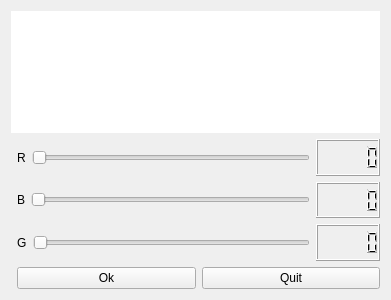
<?xml version="1.0" encoding="UTF-8"?>
<ui version="4.0">
 <class>myForm</class>
 <widget class="QWidget" name="myForm">
  <property name="geometry">
   <rect>
    <x>0</x>
    <y>0</y>
    <width>391</width>
    <height>300</height>
   </rect>
  </property>
  <property name="windowTitle">
   <string>Form</string>
  </property>
  <layout class="QGridLayout" name="gridLayout">
   <item row="0" column="0" colspan="2">
    <widget class="MyLabel" name="label">
     <property name="palette">
      <palette>
       <active>
        <colorrole role="WindowText">
         <brush brushstyle="SolidPattern">
          <color alpha="255">
           <red>0</red>
           <green>0</green>
           <blue>0</blue>
          </color>
         </brush>
        </colorrole>
        <colorrole role="Button">
         <brush brushstyle="SolidPattern">
          <color alpha="255">
           <red>255</red>
           <green>255</green>
           <blue>255</blue>
          </color>
         </brush>
        </colorrole>
        <colorrole role="Light">
         <brush brushstyle="SolidPattern">
          <color alpha="255">
           <red>255</red>
           <green>255</green>
           <blue>255</blue>
          </color>
         </brush>
        </colorrole>
        <colorrole role="Midlight">
         <brush brushstyle="SolidPattern">
          <color alpha="255">
           <red>255</red>
           <green>255</green>
           <blue>255</blue>
          </color>
         </brush>
        </colorrole>
        <colorrole role="Dark">
         <brush brushstyle="SolidPattern">
          <color alpha="255">
           <red>127</red>
           <green>127</green>
           <blue>127</blue>
          </color>
         </brush>
        </colorrole>
        <colorrole role="Mid">
         <brush brushstyle="SolidPattern">
          <color alpha="255">
           <red>170</red>
           <green>170</green>
           <blue>170</blue>
          </color>
         </brush>
        </colorrole>
        <colorrole role="Text">
         <brush brushstyle="SolidPattern">
          <color alpha="255">
           <red>0</red>
           <green>0</green>
           <blue>0</blue>
          </color>
         </brush>
        </colorrole>
        <colorrole role="BrightText">
         <brush brushstyle="SolidPattern">
          <color alpha="255">
           <red>255</red>
           <green>255</green>
           <blue>255</blue>
          </color>
         </brush>
        </colorrole>
        <colorrole role="ButtonText">
         <brush brushstyle="SolidPattern">
          <color alpha="255">
           <red>0</red>
           <green>0</green>
           <blue>0</blue>
          </color>
         </brush>
        </colorrole>
        <colorrole role="Base">
         <brush brushstyle="SolidPattern">
          <color alpha="255">
           <red>255</red>
           <green>255</green>
           <blue>255</blue>
          </color>
         </brush>
        </colorrole>
        <colorrole role="Window">
         <brush brushstyle="SolidPattern">
          <color alpha="255">
           <red>255</red>
           <green>255</green>
           <blue>255</blue>
          </color>
         </brush>
        </colorrole>
        <colorrole role="Shadow">
         <brush brushstyle="SolidPattern">
          <color alpha="255">
           <red>0</red>
           <green>0</green>
           <blue>0</blue>
          </color>
         </brush>
        </colorrole>
        <colorrole role="AlternateBase">
         <brush brushstyle="SolidPattern">
          <color alpha="255">
           <red>255</red>
           <green>255</green>
           <blue>255</blue>
          </color>
         </brush>
        </colorrole>
        <colorrole role="ToolTipBase">
         <brush brushstyle="SolidPattern">
          <color alpha="255">
           <red>255</red>
           <green>255</green>
           <blue>220</blue>
          </color>
         </brush>
        </colorrole>
        <colorrole role="ToolTipText">
         <brush brushstyle="SolidPattern">
          <color alpha="255">
           <red>0</red>
           <green>0</green>
           <blue>0</blue>
          </color>
         </brush>
        </colorrole>
       </active>
       <inactive>
        <colorrole role="WindowText">
         <brush brushstyle="SolidPattern">
          <color alpha="255">
           <red>0</red>
           <green>0</green>
           <blue>0</blue>
          </color>
         </brush>
        </colorrole>
        <colorrole role="Button">
         <brush brushstyle="SolidPattern">
          <color alpha="255">
           <red>255</red>
           <green>255</green>
           <blue>255</blue>
          </color>
         </brush>
        </colorrole>
        <colorrole role="Light">
         <brush brushstyle="SolidPattern">
          <color alpha="255">
           <red>255</red>
           <green>255</green>
           <blue>255</blue>
          </color>
         </brush>
        </colorrole>
        <colorrole role="Midlight">
         <brush brushstyle="SolidPattern">
          <color alpha="255">
           <red>255</red>
           <green>255</green>
           <blue>255</blue>
          </color>
         </brush>
        </colorrole>
        <colorrole role="Dark">
         <brush brushstyle="SolidPattern">
          <color alpha="255">
           <red>127</red>
           <green>127</green>
           <blue>127</blue>
          </color>
         </brush>
        </colorrole>
        <colorrole role="Mid">
         <brush brushstyle="SolidPattern">
          <color alpha="255">
           <red>170</red>
           <green>170</green>
           <blue>170</blue>
          </color>
         </brush>
        </colorrole>
        <colorrole role="Text">
         <brush brushstyle="SolidPattern">
          <color alpha="255">
           <red>0</red>
           <green>0</green>
           <blue>0</blue>
          </color>
         </brush>
        </colorrole>
        <colorrole role="BrightText">
         <brush brushstyle="SolidPattern">
          <color alpha="255">
           <red>255</red>
           <green>255</green>
           <blue>255</blue>
          </color>
         </brush>
        </colorrole>
        <colorrole role="ButtonText">
         <brush brushstyle="SolidPattern">
          <color alpha="255">
           <red>0</red>
           <green>0</green>
           <blue>0</blue>
          </color>
         </brush>
        </colorrole>
        <colorrole role="Base">
         <brush brushstyle="SolidPattern">
          <color alpha="255">
           <red>255</red>
           <green>255</green>
           <blue>255</blue>
          </color>
         </brush>
        </colorrole>
        <colorrole role="Window">
         <brush brushstyle="SolidPattern">
          <color alpha="255">
           <red>255</red>
           <green>255</green>
           <blue>255</blue>
          </color>
         </brush>
        </colorrole>
        <colorrole role="Shadow">
         <brush brushstyle="SolidPattern">
          <color alpha="255">
           <red>0</red>
           <green>0</green>
           <blue>0</blue>
          </color>
         </brush>
        </colorrole>
        <colorrole role="AlternateBase">
         <brush brushstyle="SolidPattern">
          <color alpha="255">
           <red>255</red>
           <green>255</green>
           <blue>255</blue>
          </color>
         </brush>
        </colorrole>
        <colorrole role="ToolTipBase">
         <brush brushstyle="SolidPattern">
          <color alpha="255">
           <red>255</red>
           <green>255</green>
           <blue>220</blue>
          </color>
         </brush>
        </colorrole>
        <colorrole role="ToolTipText">
         <brush brushstyle="SolidPattern">
          <color alpha="255">
           <red>0</red>
           <green>0</green>
           <blue>0</blue>
          </color>
         </brush>
        </colorrole>
       </inactive>
       <disabled>
        <colorrole role="WindowText">
         <brush brushstyle="SolidPattern">
          <color alpha="255">
           <red>127</red>
           <green>127</green>
           <blue>127</blue>
          </color>
         </brush>
        </colorrole>
        <colorrole role="Button">
         <brush brushstyle="SolidPattern">
          <color alpha="255">
           <red>255</red>
           <green>255</green>
           <blue>255</blue>
          </color>
         </brush>
        </colorrole>
        <colorrole role="Light">
         <brush brushstyle="SolidPattern">
          <color alpha="255">
           <red>255</red>
           <green>255</green>
           <blue>255</blue>
          </color>
         </brush>
        </colorrole>
        <colorrole role="Midlight">
         <brush brushstyle="SolidPattern">
          <color alpha="255">
           <red>255</red>
           <green>255</green>
           <blue>255</blue>
          </color>
         </brush>
        </colorrole>
        <colorrole role="Dark">
         <brush brushstyle="SolidPattern">
          <color alpha="255">
           <red>127</red>
           <green>127</green>
           <blue>127</blue>
          </color>
         </brush>
        </colorrole>
        <colorrole role="Mid">
         <brush brushstyle="SolidPattern">
          <color alpha="255">
           <red>170</red>
           <green>170</green>
           <blue>170</blue>
          </color>
         </brush>
        </colorrole>
        <colorrole role="Text">
         <brush brushstyle="SolidPattern">
          <color alpha="255">
           <red>127</red>
           <green>127</green>
           <blue>127</blue>
          </color>
         </brush>
        </colorrole>
        <colorrole role="BrightText">
         <brush brushstyle="SolidPattern">
          <color alpha="255">
           <red>255</red>
           <green>255</green>
           <blue>255</blue>
          </color>
         </brush>
        </colorrole>
        <colorrole role="ButtonText">
         <brush brushstyle="SolidPattern">
          <color alpha="255">
           <red>127</red>
           <green>127</green>
           <blue>127</blue>
          </color>
         </brush>
        </colorrole>
        <colorrole role="Base">
         <brush brushstyle="SolidPattern">
          <color alpha="255">
           <red>255</red>
           <green>255</green>
           <blue>255</blue>
          </color>
         </brush>
        </colorrole>
        <colorrole role="Window">
         <brush brushstyle="SolidPattern">
          <color alpha="255">
           <red>255</red>
           <green>255</green>
           <blue>255</blue>
          </color>
         </brush>
        </colorrole>
        <colorrole role="Shadow">
         <brush brushstyle="SolidPattern">
          <color alpha="255">
           <red>0</red>
           <green>0</green>
           <blue>0</blue>
          </color>
         </brush>
        </colorrole>
        <colorrole role="AlternateBase">
         <brush brushstyle="SolidPattern">
          <color alpha="255">
           <red>255</red>
           <green>255</green>
           <blue>255</blue>
          </color>
         </brush>
        </colorrole>
        <colorrole role="ToolTipBase">
         <brush brushstyle="SolidPattern">
          <color alpha="255">
           <red>255</red>
           <green>255</green>
           <blue>220</blue>
          </color>
         </brush>
        </colorrole>
        <colorrole role="ToolTipText">
         <brush brushstyle="SolidPattern">
          <color alpha="255">
           <red>0</red>
           <green>0</green>
           <blue>0</blue>
          </color>
         </brush>
        </colorrole>
       </disabled>
      </palette>
     </property>
     <property name="autoFillBackground">
      <bool>true</bool>
     </property>
     <property name="text">
      <string/>
     </property>
    </widget>
   </item>
   <item row="3" column="1">
    <layout class="QHBoxLayout" name="horizontalLayout_4">
     <item>
      <widget class="QPushButton" name="pushButton">
       <property name="text">
        <string>Ok</string>
       </property>
      </widget>
     </item>
     <item>
      <widget class="QPushButton" name="pushButton_2">
       <property name="text">
        <string>Quit</string>
       </property>
      </widget>
     </item>
    </layout>
   </item>
   <item row="1" column="1">
    <layout class="QVBoxLayout" name="verticalLayout">
     <item>
      <layout class="QHBoxLayout" name="horizontalLayout_3">
       <item>
        <widget class="QLabel" name="label_2">
         <property name="text">
          <string>R</string>
         </property>
        </widget>
       </item>
       <item>
        <widget class="QSlider" name="horizontalSlider">
         <property name="maximum">
          <number>255</number>
         </property>
         <property name="orientation">
          <enum>Qt::Horizontal</enum>
         </property>
        </widget>
       </item>
       <item>
        <widget class="QLCDNumber" name="lcdNumber"/>
       </item>
      </layout>
     </item>
     <item>
      <layout class="QHBoxLayout" name="horizontalLayout">
       <item>
        <widget class="QLabel" name="label_4">
         <property name="text">
          <string>B</string>
         </property>
        </widget>
       </item>
       <item>
        <widget class="QSlider" name="horizontalSlider_3">
         <property name="maximum">
          <number>255</number>
         </property>
         <property name="orientation">
          <enum>Qt::Horizontal</enum>
         </property>
        </widget>
       </item>
       <item>
        <widget class="QLCDNumber" name="lcdNumber_3"/>
       </item>
      </layout>
     </item>
     <item>
      <layout class="QHBoxLayout" name="horizontalLayout_2">
       <item>
        <widget class="QLabel" name="label_3">
         <property name="text">
          <string>G</string>
         </property>
        </widget>
       </item>
       <item>
        <widget class="QSlider" name="horizontalSlider_2">
         <property name="maximum">
          <number>255</number>
         </property>
         <property name="orientation">
          <enum>Qt::Horizontal</enum>
         </property>
        </widget>
       </item>
       <item>
        <widget class="QLCDNumber" name="lcdNumber_2"/>
       </item>
      </layout>
     </item>
    </layout>
   </item>
  </layout>
  <zorder>label</zorder>
  <zorder>horizontalSlider</zorder>
  <zorder>horizontalSlider_2</zorder>
  <zorder>horizontalSlider_3</zorder>
  <zorder>label_2</zorder>
  <zorder>label_3</zorder>
  <zorder>label_4</zorder>
  <zorder>lcdNumber</zorder>
  <zorder>lcdNumber_2</zorder>
  <zorder>lcdNumber_3</zorder>
  <zorder>pushButton</zorder>
  <zorder>pushButton_2</zorder>
  <zorder>pushButton</zorder>
  <zorder>pushButton</zorder>
  <zorder>pushButton_2</zorder>
  <zorder>horizontalSlider_3</zorder>
  <zorder>label_4</zorder>
  <zorder>lcdNumber_3</zorder>
  <zorder>verticalLayoutWidget</zorder>
 </widget>
 <customwidgets>
  <customwidget>
   <class>MyLabel</class>
   <extends>QLabel</extends>
   <header>MyLabel.h</header>
   <slots>
    <slot>creu()</slot>
    <slot>cercle()</slot>
    <slot>canvi()</slot>
    <slot>numUn(int)</slot>
    <slot>numDos(int)</slot>
    <slot>numTres(int)</slot>
    <slot>Ok()</slot>
   </slots>
  </customwidget>
 </customwidgets>
 <resources/>
 <connections>
  <connection>
   <sender>pushButton_2</sender>
   <signal>clicked()</signal>
   <receiver>myForm</receiver>
   <slot>close()</slot>
   <hints>
    <hint type="sourcelabel">
     <x>288</x>
     <y>262</y>
    </hint>
    <hint type="destinationlabel">
     <x>299</x>
     <y>421</y>
    </hint>
   </hints>
  </connection>
  <connection>
   <sender>horizontalSlider</sender>
   <signal>sliderMoved(int)</signal>
   <receiver>lcdNumber</receiver>
   <slot>display(int)</slot>
   <hints>
    <hint type="sourcelabel">
     <x>291</x>
     <y>112</y>
    </hint>
    <hint type="destinationlabel">
     <x>340</x>
     <y>116</y>
    </hint>
   </hints>
  </connection>
  <connection>
   <sender>horizontalSlider_3</sender>
   <signal>sliderMoved(int)</signal>
   <receiver>lcdNumber_3</receiver>
   <slot>display(int)</slot>
   <hints>
    <hint type="sourcelabel">
     <x>290</x>
     <y>147</y>
    </hint>
    <hint type="destinationlabel">
     <x>331</x>
     <y>151</y>
    </hint>
   </hints>
  </connection>
  <connection>
   <sender>horizontalSlider_2</sender>
   <signal>sliderMoved(int)</signal>
   <receiver>lcdNumber_2</receiver>
   <slot>display(int)</slot>
   <hints>
    <hint type="sourcelabel">
     <x>180</x>
     <y>189</y>
    </hint>
    <hint type="destinationlabel">
     <x>337</x>
     <y>184</y>
    </hint>
   </hints>
  </connection>
  <connection>
   <sender>horizontalSlider</sender>
   <signal>sliderMoved(int)</signal>
   <receiver>label</receiver>
   <slot>numUn(int)</slot>
   <hints>
    <hint type="sourcelabel">
     <x>60</x>
     <y>111</y>
    </hint>
    <hint type="destinationlabel">
     <x>55</x>
     <y>39</y>
    </hint>
   </hints>
  </connection>
  <connection>
   <sender>horizontalSlider_3</sender>
   <signal>sliderMoved(int)</signal>
   <receiver>label</receiver>
   <slot>numDos(int)</slot>
   <hints>
    <hint type="sourcelabel">
     <x>99</x>
     <y>143</y>
    </hint>
    <hint type="destinationlabel">
     <x>95</x>
     <y>38</y>
    </hint>
   </hints>
  </connection>
  <connection>
   <sender>horizontalSlider_2</sender>
   <signal>sliderMoved(int)</signal>
   <receiver>label</receiver>
   <slot>numTres(int)</slot>
   <hints>
    <hint type="sourcelabel">
     <x>165</x>
     <y>185</y>
    </hint>
    <hint type="destinationlabel">
     <x>143</x>
     <y>28</y>
    </hint>
   </hints>
  </connection>
  <connection>
   <sender>pushButton</sender>
   <signal>clicked()</signal>
   <receiver>label</receiver>
   <slot>Ok()</slot>
   <hints>
    <hint type="sourcelabel">
     <x>176</x>
     <y>243</y>
    </hint>
    <hint type="destinationlabel">
     <x>181</x>
     <y>84</y>
    </hint>
   </hints>
  </connection>
 </connections>
</ui>
